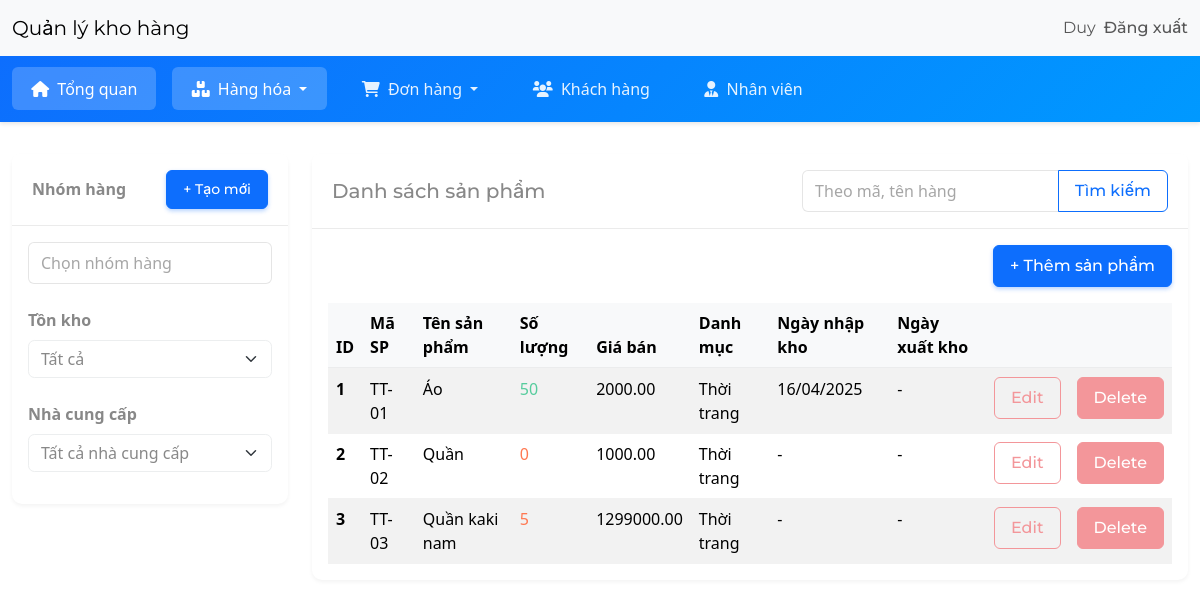
Page /dashboard/ (signed in) on the earlier database version.
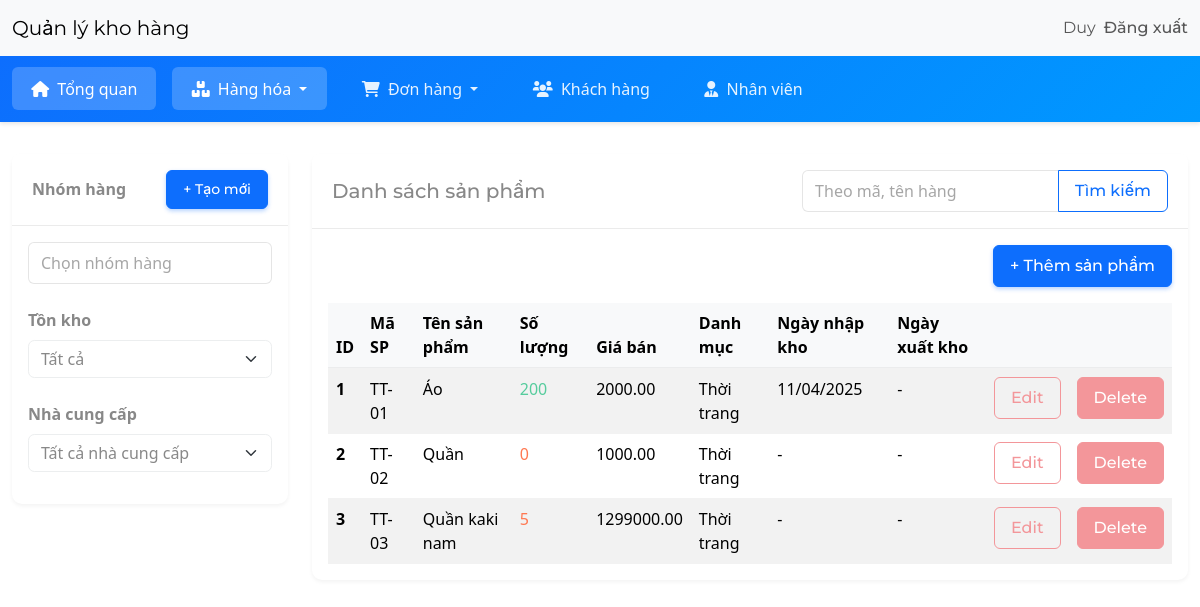
Same page on the later database version.
### inventory/models.py (models this page shows, shortened)
class InventoryItem(models.Model):
	name = models.CharField(max_length=200)
	sku = models.CharField(max_length=50, unique=True, verbose_name="Mã sản phẩm")
	quantity = models.IntegerField()
	selling_price = models.DecimalField(max_digits=10, decimal_places=2, verbose_name="Giá bán")
	cost_price = models.DecimalField(max_digits=10, decimal_places=2, default=0, verbose_name="Giá vốn")
	weight = models.DecimalField(max_digits=10, decimal_places=2, null=True, blank=True, verbose_name="Trọng lượng (gram)")
	min_stock = models.IntegerField(default=0, verbose_name="Tồn kho tối thiểu")
	max_stock = models.IntegerField(default=10, verbose_name="Tồn kho tối đa")
	supplier = models.ForeignKey('Supplier', on_delete=models.SET_NULL, null=True, blank=True, verbose_name="Nhà cung cấp")
	category = models.ForeignKey('Category', on_delete=models.SET_NULL, blank=True, null=True)
	product_group = models.ForeignKey(ProductGroup, on_delete=models.SET_NULL, blank=True, null=True, verbose_name="Nhóm hàng")
	date_created = models.DateTimeField(auto_now_add=True)
	user = models.ForeignKey(User, on_delete=models.CASCADE)
	date_stocked = models.DateField(verbose_name="Ngày nhập kho", null=True, blank=True)
	date_sold = models.DateField(verbose_name="Ngày xuất kho", null=True, blank=True)

class Category(models.Model):
	name = models.CharField(max_length=200)
	class Meta:
		verbose_name_plural = 'categories'

### inventory/views.py (the view, shortened to what this page needs)
# urls.py: path('dashboard/', Dashboard.as_view(), name='dashboard'),
class Dashboard(LoginRequiredMixin, View):
	def get(self, request):
		search_query = request.GET.get('q', None)
		selected_group_ids = request.GET.getlist('product_group_filter')
		stock_filter = request.GET.get('stock_filter', None)
		supplier_filter = request.GET.get('supplier_filter', None)
		user_items = InventoryItem.objects.filter(user=self.request.user.id)
		if search_query:
			user_items = user_items.filter(
				Q(name__icontains=search_query) | Q(sku__icontains=search_query)
			)
		selected_group_ids_int = []
		if selected_group_ids:
			for gid_str in selected_group_ids:
				if gid_str.isdigit():
					selected_group_ids_int.append(int(gid_str))
		if selected_group_ids_int: # Chỉ lọc nếu có ID hợp lệ
			user_items = user_items.filter(product_group__id__in=selected_group_ids_int)
		low_inventory_ids = list(InventoryItem.objects.filter(user=self.request.user.id, quantity__lte=LOW_QUANTITY).values_list('id', flat=True))
		all_product_groups = ProductGroup.objects.all().order_by('name')
		all_suppliers = Supplier.objects.all().order_by('name')
		product_group_form = ProductGroupForm()
		items = user_items.order_by('id')
		context = {
			'items': items,
			'low_inventory_ids': low_inventory_ids, # Giữ nguyên từ code gốc
			'all_product_groups': all_product_groups,
			'all_suppliers': all_suppliers, # Danh sách tất cả nhà cung cấp
			'selected_group_ids': selected_group_ids_int, # Truyền lại ID đã chọn (dạng số nguyên)
			'selected_supplier': supplier_filter, #them nha cung cap da chon
   			'product_group_form': product_group_form,
			'search_query': search_query,
			'stock_filter': stock_filter,
		}
		return render(request, 'inventory/dashboard.html', context)

### inventory/forms.py
class ProductGroupForm(forms.ModelForm):
    class Meta:
        model = ProductGroup
        fields = ['name']
        labels = {
            'name': 'Tên nhóm hàng',
        }
        widgets = {
            'name': forms.TextInput(attrs={'class': 'form-control','placeholder': 'Nhập tên nhóm hàng'}),
        }

### inventory/templates/inventory/dashboard.html (shortened to what this page needs)
{% extends 'inventory/base.html' %}
{% load crispy_forms_tags %}
{% load static %}
{% load i18n %}
{% block head_extra %}
    <link rel="stylesheet" href="{% static 'inventory/dashboard_styles.css' %}">
{% endblock head_extra %}
{% block content %}
    <nav class="dashboard-secondary-nav">
        <div class="container-fluid">
            <ul class="nav">
                <li class="nav-item">
                    <a class="nav-link {% if request.resolver_match.url_name == 'dashboard' and not request.GET %}active{% endif %}"
                       href="{% url 'dashboard' %}">
                       <i class="fas fa-home me-1"></i> Tổng quan
                    </a>
                </li>
                <li class="nav-item dropdown">
                    <a class="nav-link dropdown-toggle {% if request.resolver_match.url_name == 'dashboard' or request.resolver_match.url_name == 'supplier-list' %}active{% endif %}"
                       href="#" id="navbarDropdownHangHoa" role="button" data-bs-toggle="dropdown">
                       <i class="fas fa-boxes me-1"></i> Hàng hóa
                    </a>
                </li>
                <li class="nav-item">
                   <a class="nav-link dropdown-toggle {% if request.resolver_match.url_name == 'order-list' or request.resolver_match.url_name == 'order-create' %}active{% endif %}"
                       href="#" id="navbarDropdownDonHang" role="button" data-bs-toggle="dropdown">
                       <i class="fas fa-shopping-cart me-1"></i> Đơn hàng
                    </a>
                </li>
                <li class="nav-item">
                    <a class="nav-link {% if request.resolver_match.url_name == 'customers' %}active{% endif %}"
                       href="#">
                       <i class="fas fa-users me-1"></i> Khách hàng
                    </a>
                </li>
                <li class="nav-item">
                    <a class="nav-link {% if request.resolver_match.url_name == 'staff' %}active{% endif %}"
                       href="#">
                       <i class="fas fa-user-tie me-1"></i> Nhân viên
                    </a>
                </li>
            </ul>
        </div>
    </nav>
<div class="container-fluid mt-4">
    <div class="row">
        <div class="col-md-3">
            <div class="card mb-4">
                <div class="card-header d-flex justify-content-between align-items-center">
                    <strong>Nhóm hàng</strong>
                    <a href="#" class="btn btn-sm btn-primary" data-bs-toggle="modal" data-bs-target="#createProductGroupModal">
                        + Tạo mới
                    </a>
                </div>
                <div class="card-body">
                    <form method="GET" action="{% url 'dashboard' %}" id="filterForm">
                        <div class="dropdown mb-3 w-100">
                            <input type="text" class="form-control" id="groupSearchInput"
                                    placeholder="Chọn nhóm hàng" readonly
                                    data-bs-toggle="dropdown" aria-expanded="false">
                        </div>
                        <div class="mt-4">
                            <strong class="d-block mb-2">Tồn kho</strong>
                            <div class="dropdown mb-3 w-100">
                                <select class="form-select" name="stock_filter" id="stockFilter">
                                    <option value="">Tất cả</option>
                                </select>
                            </div>
                        </div>
                        <div class="mt-4">
                            <strong class="d-block mb-2">Nhà cung cấp</strong>
                            <div class="dropdown mb-3 w-100">
                                <select class="form-select" name="supplier_filter" id="supplierFilter">
                                    <option value="">Tất cả nhà cung cấp</option>
                                </select>
                            </div>
                        </div>
                    </form>
                </div>
            </div>
        </div>
            <div class="col-md-9">
                <div class="card">
					<div class="card-header d-flex justify-content-between align-items-center">
						<h5 class="mb-0">Danh sách sản phẩm</h5>
						<div>
							<form method="GET" action="{% url 'dashboard' %}" class="d-flex mb-0">
								<div class="input-group">
									<input type="text" name="q" class="form-control" placeholder="Theo mã, tên hàng" value="{{ search_query | default:'' }}">
									<button class="btn btn-outline-primary" type="submit">Tìm kiếm</button>
								</div>
							</form>
						</div>
					</div>
				<div class="card-body">
					<div class="d-flex justify-content-end mb-3">
						<a href="{% url 'add-item' %}" class="btn btn-primary">+ Thêm sản phẩm</a>
					</div>
				<div class="table-responsive">
					<table class="table table-hover table-striped">
						<thead>
							<tr>
								<th scope="col">ID</th>
								<th scope="col">Mã SP</th>
								<th scope="col">Tên sản phẩm</th>
								<th scope="col">Số lượng</th>
								<th scope="col">Giá bán</th>
								<th scope="col">Danh mục</th>
								<th scope="col">Ngày nhập kho</th>
								<th scope="col">Ngày xuất kho</th>
								<th scope="col"></th>
								<th scope="col"></th>
							</tr>
						</thead>
						<tbody>
							{% for item in items %}
							<tr>
								<th scope="row">{{ forloop.counter }}</th>
								<td>{{ item.sku }}</td>
								<td>{{ item.name }}</td>
								{% if item.id in low_inventory_ids %}
									<td class="text-danger">{{ item.quantity }}</td>
								{% else %}
									<td class="text-success">{{ item.quantity }}</td>
								{% endif %}
								<td>{{ item.selling_price }}</td>
								<td>{{ item.category.name }}</td>
								<td>{{ item.date_stocked|date:"d/m/Y"|default:"-" }}</td>
								<td>{{ item.date_sold|date:"d/m/Y"|default:"-" }}</td>
								<td><a href="{% url 'edit-item' item.id %}" class="btn btn-outline-secondary">Edit</a></td>
								<td><a href="{% url 'delete-item' item.id %}" class="btn btn-secondary">Delete</a></td>
							</tr>
							{% endfor %}
						</tbody>
					</table>
				</div>
			</div>
		</div>
	</div>
</div>
{% endblock content %}

### inventory/templates/inventory/base.html (shortened to what this page needs)
<!DOCTYPE html>
<html lang="en">
<head>
	<link href="https://bootswatch.com/5/minty/bootstrap.min.css" rel="stylesheet">
	<link rel="stylesheet" href="https://cdnjs.cloudflare.com/ajax/libs/font-awesome/6.0.0/css/all.min.css">
	{% block head_extra %}{% endblock head_extra %}
</head>
<body>
	{% include 'inventory/navigation.html' %}
	{% block content %}
	{% endblock content %}
</body>
</html>

### inventory/templates/inventory/navigation.html (shortened to what this page needs)
<nav class="navbar navbar-expand-lg bg-light">
	<div class="container-fluid">
		<a class="navbar-brand" href="{% url 'index' %}">Quản lý kho hàng</a>
		<div class="collapse navbar-collapse justify-content-end" id="navbarNav">
			<ul class="navbar-nav">
				{% if user.is_authenticated %}
                    <li class="nav-item">
                        <a class="nav-link" href="{% url 'account-edit' %}">{{ user.username }}</a>
                    </li>
                    <li class="nav-item">
                        <form method="post" action="{% url 'logout' %}" id="logout-form" class="d-inline">
                            <button type="submit" class="nav-link btn btn-link" style="display: inline; cursor: pointer; padding: var(--bs-nav-link-padding-y) var(--bs-nav-link-padding-x); color: var(--bs-nav-link-color);">Đăng xuất</button>
                        </form>
                    </li>
				{% endif %}
			</ul>
		</div>
	</div>
</nav>

### inventory/static/inventory/dashboard_styles.css (style rules this page uses)
.dashboard-secondary-nav { background: linear-gradient(135deg, #0d6efd 0%, #0099ff 100%); padding: 0.7rem 0; margin-bottom: 2rem; box-shadow: 0 2px 4px rgba(0,0,0,0.1); }
.dashboard-secondary-nav .nav-item { margin-right: 1rem; }
.dashboard-secondary-nav .nav-link { color: rgba(255,255,255,0.9); padding: 0.6rem 1.2rem; font-weight: 500; transition: all 0.2s ease; border-radius: 6px; }
.dashboard-secondary-nav .nav-link.active { color: #ffffff; background-color: rgba(255,255,255,0.2); }
.card { border: none; border-radius: 10px; box-shadow: 0 2px 4px rgba(0,0,0,0.05); transition: all 0.3s ease; }
.card-header { background-color: #ffffff; border-bottom: 1px solid rgba(0,0,0,0.08); padding: 1rem 1.25rem; }
.btn { border-radius: 6px; padding: 0.5rem 1rem; font-weight: 500; transition: all 0.2s; }
.btn-primary { box-shadow: 0 2px 4px rgba(13,110,253,0.3); }
.table { margin-bottom: 0; }
.table thead th { background-color: #f8f9fa; border-bottom: 2px solid rgba(0,0,0,0.05); font-weight: 600; }
.table tbody tr { transition: all 0.2s; }
.form-control { border-radius: 6px; border: 1px solid rgba(0,0,0,0.1); padding: 0.5rem 0.75rem; }
.btn-primary { background-color: #0d6efd !important; border-color: #0d6efd !important; box-shadow: 0 2px 4px rgba(13,110,253,0.3); color: #fff !important; }
.btn-outline-primary { color: #0d6efd !important; border-color: #0d6efd !important; background-color: transparent !important; }

Differences in the rows shown:
changed InventoryItem "TT-01": quantity "50" → "200"; date_stocked "16/04/2025" → "11/04/2025"
